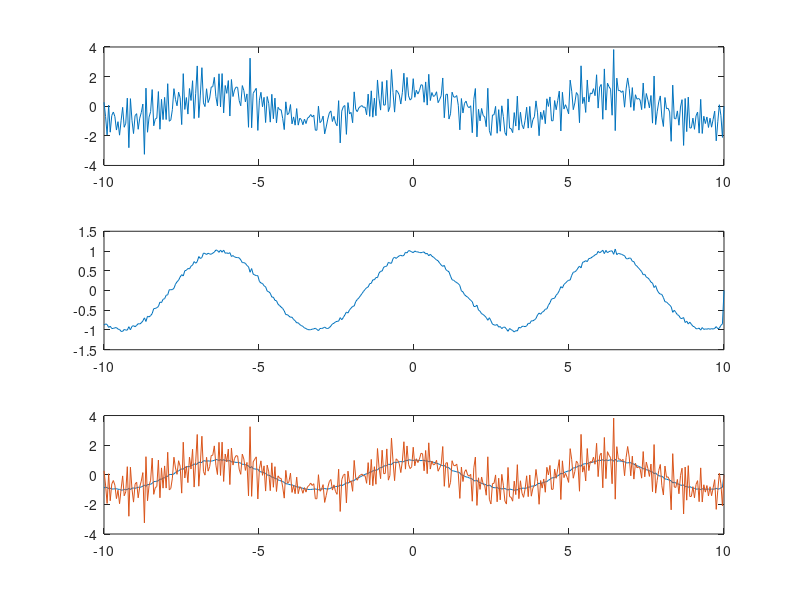

The MATLAB script that drew this image:
disp('*** Aufgabe 3');
clear all

n = 400; %number of points 
% Wird igrendwann mit zunehmenden n schlechter !
beta = 1; %sin(beta*x)
ax = -10; %left border 
bx = 10; %right border
hx = (bx-ax)/(n-1); %resulting mesh size
x = ax:hx:bx; %construct coordinate-vector

noise = sqrt(0.001)*randn(n); %add gaussian noise

dxg = zeros(n,1); %initalize numerical derivative
dxg2 = zeros(n,1); %initalize analytical derivative

for j=1:n-1
  %calculation of numerical derivative
  dxg(j) = (sin(beta*(x(j+1)))- sin(beta*x(j)))*1/hx + (noise(j+1)-noise(j))*1/hx; 
  
  %calculation of analytical derivative
  dxg2(j) = beta*cos(beta*x(j))+noise(j); 
end


figure
%plotting numerical derivative
subplot(3,1,1);
plot(x,dxg);

%plotting analytical derivative
subplot(3,1,2);
plot(x,dxg2);

%both
subplot(3,1,3);
plot(x,dxg2,x,dxg);
